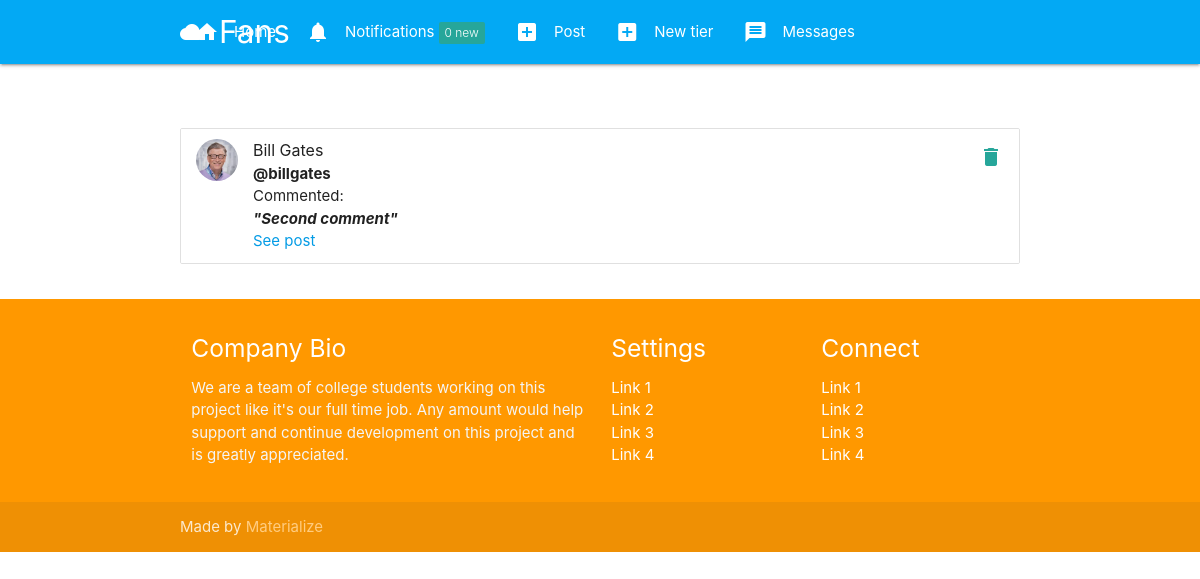
The app's page /notifications/ (signed in) with its own data.
### notifications/models.py (models this page shows)
class Notification(models.Model):
    NOTIFICATION_TYPES = ((1, 'Like'), (2, 'Comment'), (3, 'Subscribed'))
    post = models.ForeignKey('post.Post', on_delete=models.CASCADE, related_name='noti_post', blank=True, null=True)
    sender = models.ForeignKey(User, on_delete=models.CASCADE, related_name='noti_from_user')
    user = models.ForeignKey(User, on_delete=models.CASCADE, related_name='noti_to_user')
    notification_type = models.IntegerField(choices=NOTIFICATION_TYPES)
    text_preview = models.CharField(max_length=50, blank=True)
    date = models.DateTimeField(auto_now_add=True)
    is_seen = models.BooleanField(default=False)

### authy/models.py (models this page shows, shortened)
class Profile(models.Model):
	user = models.OneToOneField(User, on_delete=models.CASCADE, related_name='profile')
	location = models.CharField(max_length=50, null=True, blank=True)
	url = models.CharField(max_length=80, null=True, blank=True)
	profile_info = models.TextField(max_length=150, null=True, blank=True)
	created = models.DateField(auto_now_add=True)
	picture = models.ImageField(upload_to=user_directory_path_profile, blank=True, null=True, verbose_name='Picture')
	banner = models.ImageField(upload_to=user_directory_path_banner, blank=True, null=True, verbose_name='Banner')

### notifications/views.py (the view)
# urls.py: path('', ShowNotifications, name='show-notifications'),
def ShowNotifications(request):
    user = request.user
    notifications = Notification.objects.filter(user=user).order_by('-date')
    Notification.objects.filter(user=user, is_seen=False).update(is_seen=True)
    context = {
        'notifications': notifications
    }
    return render(request, 'notifications.html', context)

### authy/views.py (called while the page is built)
def SideNavInfo(request):
	user = request.user
	nav_profile = None
	fans = None
	follows = None
	if user.is_authenticated:
		nav_profile = Profile.objects.get(user=user)
		fans = Subscription.objects.filter(subscribed=user).count()
		follows = Subscription.objects.filter(subscriber=user).count()
	return {'nav_profile': nav_profile, 'fans': fans, 'follows': follows}

### direct/views.py (called while the page is built)
def CheckDirects(request):
    directs_count = 0
    if request.user.is_authenticated:
        directs_count = Message.objects.filter(user=request.user, is_read=False).count()
    return {'directs_count': directs_count}

### notifications/views.py (called while the page is built)
def CountNotifications(request):
    count_notifications = None
    if request.user.is_authenticated:
        count_notifications = Notification.objects.filter(user=request.user, is_seen=False).count()
    return {'count_notifications': count_notifications}

### fans_clone/templates/notifications.html (shortened to what this page needs)
{% extends 'base.html' %}
{% load static %}
{% block content %}
<ul class="collection">
{% for notification in notifications %}
    {% if notification.notification_type == 1 %}
            <li class="collection-item avatar">
            {% if notification.sender.profile.picture %}
                <img src="{{ notification.sender.profile.picture.url }}" class="circle responsive-img">
            {% else %}
                <img src="{% static 'img/no_avatar.jpg' %}" class="circle responsive-img">
            {% endif %}
                <span class="title">{{ notification.sender.first_name }} {{ notification.sender.last_name }}</span>
                <p><b>@{{ notification.sender.username }}</b></p>
                <a href="{% url 'delete-notification' notification.id %}" class="secondary-content"><i class="material-icons">delete</i></a>
                <br>
                <p style="font-style: italic;"><b>Liked your post</b></p>
                <a href="{% url 'postdetails' notification.post.id %}">See post</a>
            </li>
    {% elif notification.notification_type == 2 %}
        <li class="collection-item avatar">
        {% if notification.sender.profile.picture %}
            <img src="{{ notification.sender.profile.picture.url }}" class="circle responsive-img">
        {% else %}
            <img src="{% static 'img/no_avatar.jpg' %}" class="circle responsive-img">
        {% endif %}
            <span class="title">{{ notification.sender.first_name }} {{ notification.sender.last_name }}</span>
            <p><b>@{{ notification.sender.username }}</b></p>
            <a href="{% url 'delete-notification' notification.id %}" class="secondary-content"><i class="material-icons">delete</i></a>
            <p>Commented: </p>
            <p style="font-style: italic;"><b>"{{ notification.text_preview }}"</b></p>
            <a href="{% url 'postdetails' notification.post.id %}">See post</a>
        </li>
    {% endif %}
{% endfor %}
</ul>
{% endblock %}

### records on screen
Notification: sender.profile.picture (placeholder picture), sender.first_name "Bill", sender.last_name "Gates", sender.username "billgates", text_preview "Second comment"

### other values on screen
{{ count_notifications }} "0"
